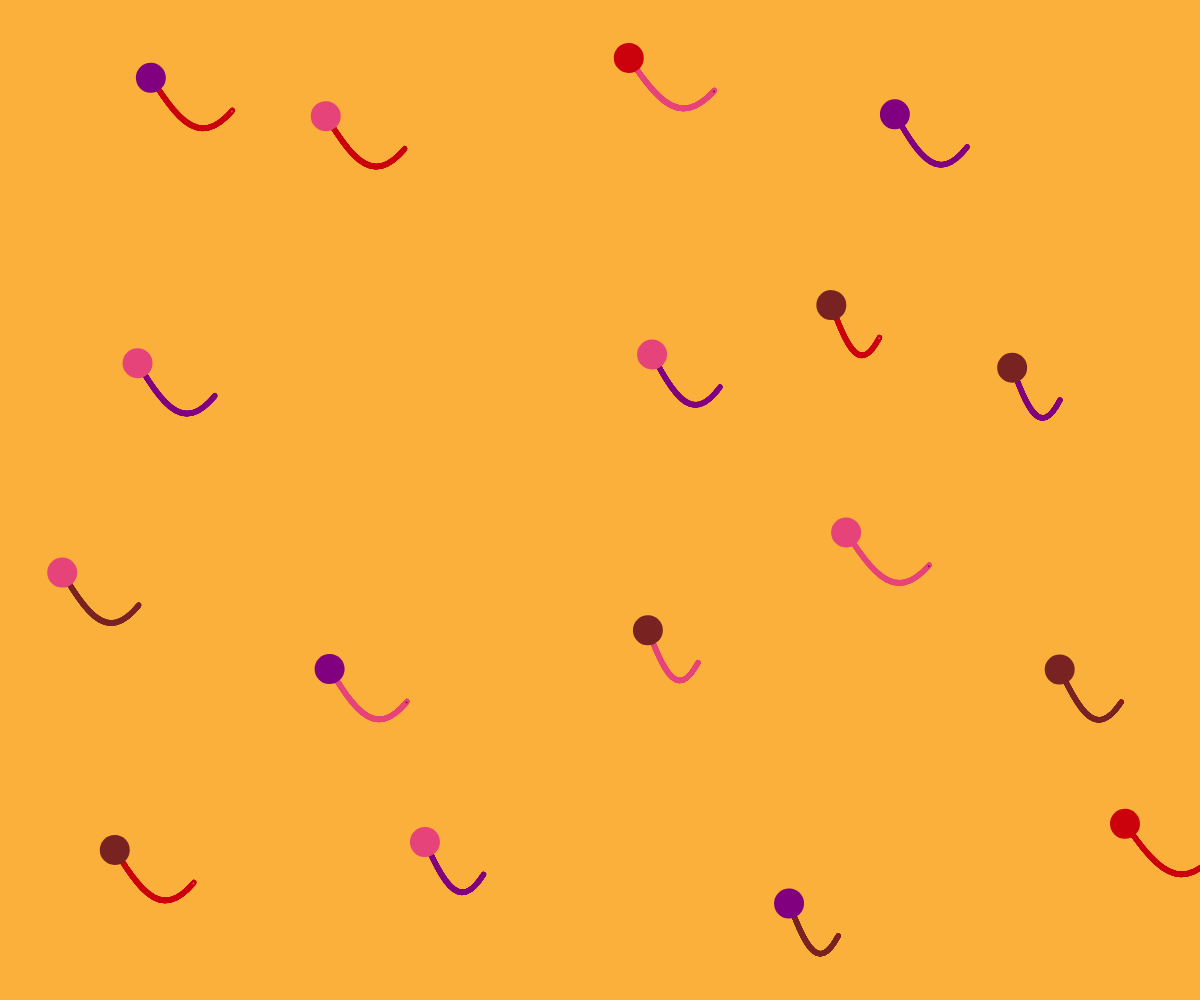
Frame 1 (no input)
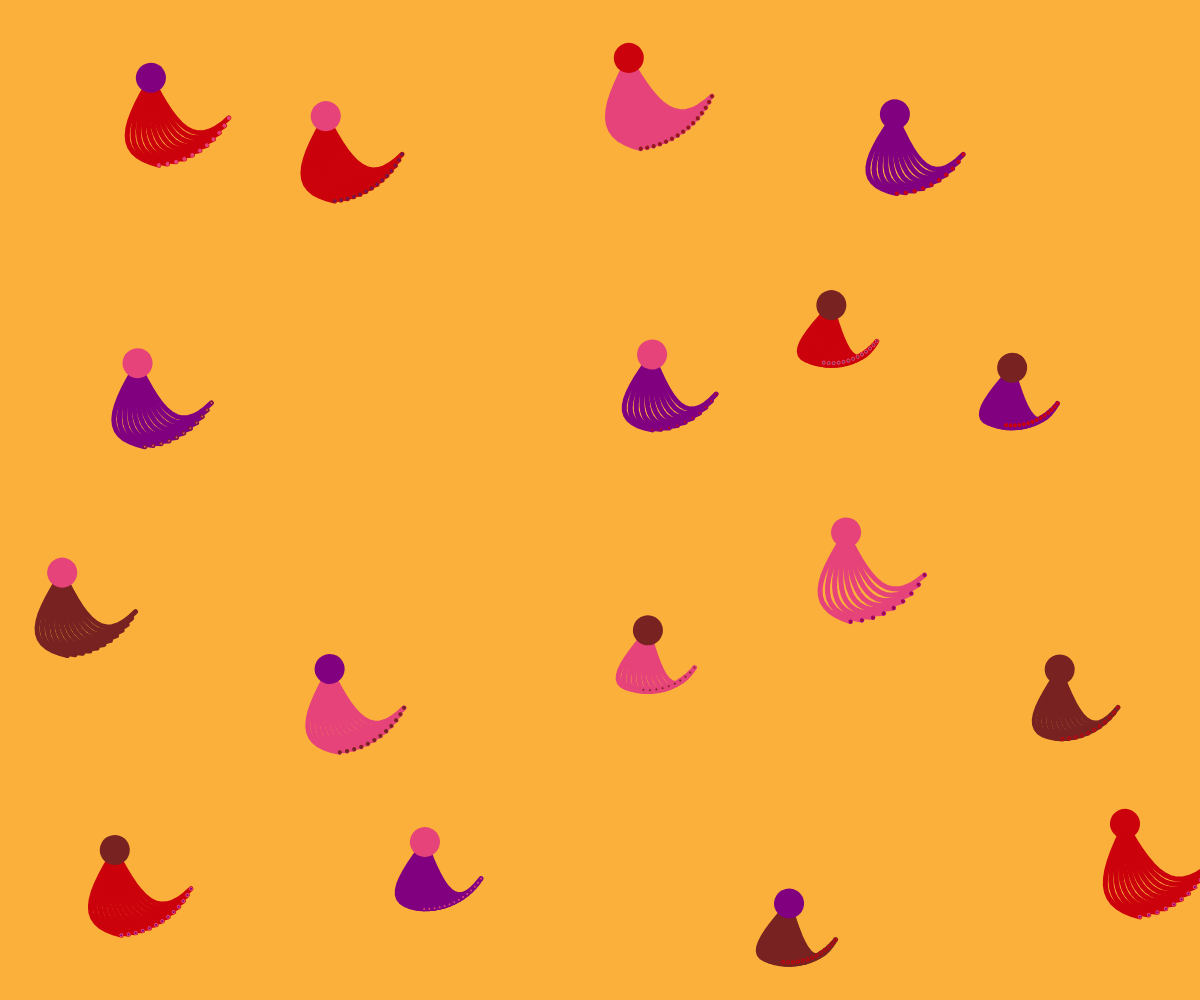
Frame 60 (no input)
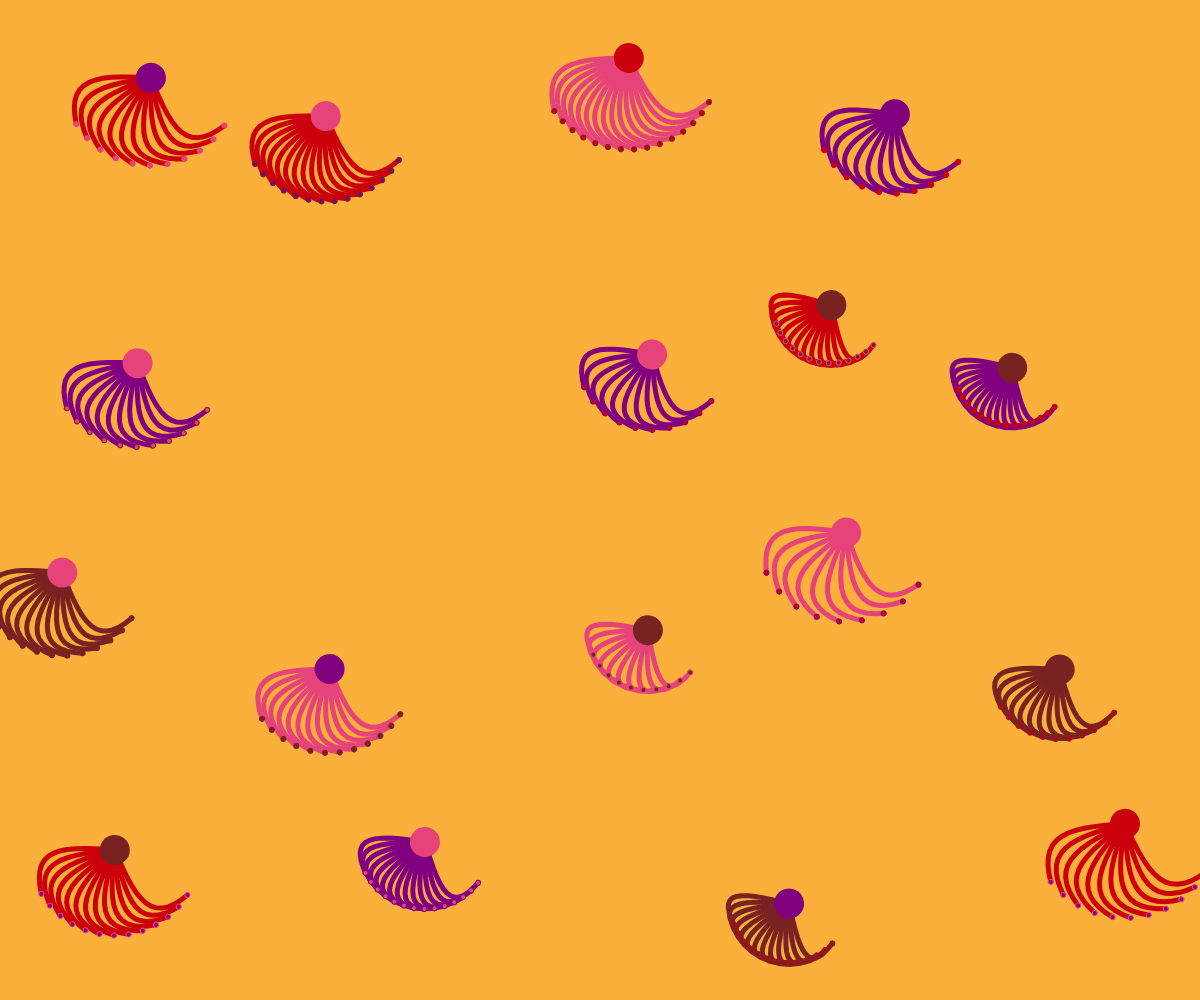
Frame 120 (the mouse pressed at the canvas centre since frame 60)

The p5.js sketch that drew these frames (run headless with seeded random() and noise() and a simulated clock; from frame 60 on, the mouse is pressed at the canvas centre):

// p5.js sketch
// ── sketch.js
const colourPalette = ['#E54379', '#CB010B', '#782221', 'purple'];
const colorKeys = ["flower", "leaves", "endLeaves", "endLeavesStroke"];
let circles = [];
let dots = [];
let centerSphereSize,endSphereSize,endSphereStroke;
let m = 1;


function setup() { 
  createCanvas(windowWidth, windowHeight);
  initializeElements();
  numDots = int((width * height) / 500);

}

function initializeElements() {
  circles = []; // Clear the existing circle data
  const gridSize = windowWidth / 5; 
  const rows = ceil(windowHeight / gridSize);
  const cols = ceil(windowWidth / gridSize);

  for (let row = 0; row < rows; row++) {
    for (let col = 0; col < cols; col++) {
      // Randomize position within the grid cell, with a small random offset
      let x = col * gridSize + random(gridSize * 0.2, gridSize * 0.8);
      let y = row * gridSize + random(gridSize * 0.2, gridSize * 0.8);
      let r = random(50, 100);
      let leafCount = random(8, 15);
    
      // Check if this circle overlaps with any previous circle in `circles`
      let overlapping = false;
      for (let other of circles) {
        let d = dist(x, y, other.x, other.y);
        if (d < r + other.r) {
          overlapping = true;
          break;
        }
      }

      // Only add the circle if it’s not overlapping
      if (!overlapping) {
        // Define Colors to each circle
        let colors = Object.fromEntries(
          colorKeys.map(key => [key, colourPalette[floor(random(colourPalette.length))]])
        );
        circles.push({ x, y, r, leafCount,colors });
      }
    }
  }

  angleMode(DEGREES);
}

// Main drawing function
function draw() {
  background(251, 176, 59); // Set background color

/* if (frameCount > 360){
    drawDots();
    }
*/
  
  for (let i = 0; i < circles.length; i++) {
    /* 
    INPUT PARAM:
    1, x: x position of the flower
    2, y: y position of the flower
    3, leafCount: number of the flower leaves
    4, leaflength: number of the flower leaves
    5, colors: color pallet for the flower
     */ 
    drawFlower(circles[i].x, circles[i].y, circles[i].leafCount, circles[i].r, circles[i].colors); 
  }



}

// Draw flowers
function drawFlower(x, y, leafCount, leafLength, colors) {
  push();
  translate(x, y);

  if (frameCount > 545){
    rotate(frameCount*0.5);
    }

  if (frameCount < 515){
  centerSphereSize = 30; // size of the cirle in the center of the flower
  }
  if (frameCount > 515){
    centerSphereSize = 30+(frameCount-515); // size of the cirle in the center of the flower
    }
  if (frameCount > 600){
    centerSphereSize = 115; // size of the cirle in the center of the flower
    }


  endSphereSize = 1+frameCount/30;
  endSphereStroke = 1; // size of the circle stroke in the end of the leaves

  if (frameCount < 360){
   angleStep = frameCount / leafCount; // Rotation angle per leaf
  }
  if (frameCount > 360){
   angleStep = 360 / leafCount; // Rotation angle per leaf
  }


  // Draw leaves
  for (let i = 0; i < leafCount; i++) {
    drawLeaves(angleStep, leafLength,colors); // Pass leaf length to drawing function
  }
    
  // Draw central sphere
  fill(color(colors.flower));
  noStroke();
  ellipse(0, 0, centerSphereSize, centerSphereSize); // Draw central sphere

  pop();
}

// Draw flowers
function drawLeaves(angle, leafLength,colors) {



  if (frameCount < 360){
  segments = 15;}
  if (frameCount > 360){
  segments = lerp(15, 20, 0.02);
  }
  if (frameCount > 400){
    segments = lerp(20, 30, 0.01);
    }
  if (frameCount > 415){
    segments = 30;
    }
  
  // number of segments per the length of the leaf (curve)
  let px, py;

  //attributes of the leaves (curve)
  strokeWeight(5);  // Set leaf stem line width thicker
  stroke(color(colors.leaves));

  rotate(angle); // Rotate leaf to respective angle
  noFill(); // Ensure stem part is not filled

  beginShape();
  // leaf curve
  for (let i = 0; i < segments; i++) {
    px = map(i, 0, segments, 0, leafLength); //define x position of the end of the leaf curve

    if (frameCount < 360){
      py = sin(i * 10) * 50; //define y position of the end of the leaf curve, increase frequency and amplitude, make curvature more obvious
     }
    if (frameCount > 360){
      py2 = sin(i * 10) * 50*0.5
      py1 = sin(i * 10) * (frameCount-360)*0.5; //define y position of the end of the leaf curve, increase frequency and amplitude, make curvature more obvious
  
      py = lerp(py1, py2, 0.03)
        }
     if (frameCount > 520){
      py = sin(i * 10) * 80; //define y position of the end of the leaf curve, increase frequency and amplitude, make curvature more obvious
     }

    
    vertex(px, py);
  }
  endShape();

  drawEndLeaf(px, py,colors); // Add small sphere at leaf tip, align with line end
}

function drawEndLeaf(x, y,colors) {
  fill(color(colors.endLeaves));
  strokeWeight(endSphereStroke);
  stroke(color(colors.endLeavesStroke));
  ellipse(x, y, endSphereSize, endSphereSize); // Draw small circle with stroke
}

// Util functions
function randomColor() {
  return colourPalette[floor(random(colourPalette.length))];
}
function createRandomDotsAttributes() {
  return {
    x: random(width), // Random X-coordinate
    y: random(height), // Random Y-coordinate
    size: random(5, 15), // Set dot size between 5 and 15
    chosenColor: randomColor(), // Randomly select color from color pallet
  };
}

//draw bg dots
function drawDots() {

  for (let i = 0; i < numDots; i++) {
    let size = random(5, 10); // Random size range for dots
    let x = random(size / 2, width - size / 2); // Ensure within horizontal boundaries
    let y = random(size / 2, height - size / 2); // Ensure within vertical boundaries
    let chosenColor = random([color(229, 67, 121,20), color(120, 34, 33,20), color(203, 1, 11,20), color(18, 12, 8,20), color(122, 70, 118,20)]);
    dots.push({ x, y, size, chosenColor}); // Store properties
  }

  noStroke(); // Remove outline
  for (let dot of dots) {
    fill(dot.chosenColor);
    ellipse(dot.x, dot.y, dot.size * 0.5, dot.size * 0.5); // Shrink dot size and draw
  }
}

function windowResized() {
  resizeCanvas(windowWidth, windowHeight);
  initializeElements(); // Reinitialize elements for new window size

  endSphereStroke = min(windowWidth, windowHeight) / 250; 
}
